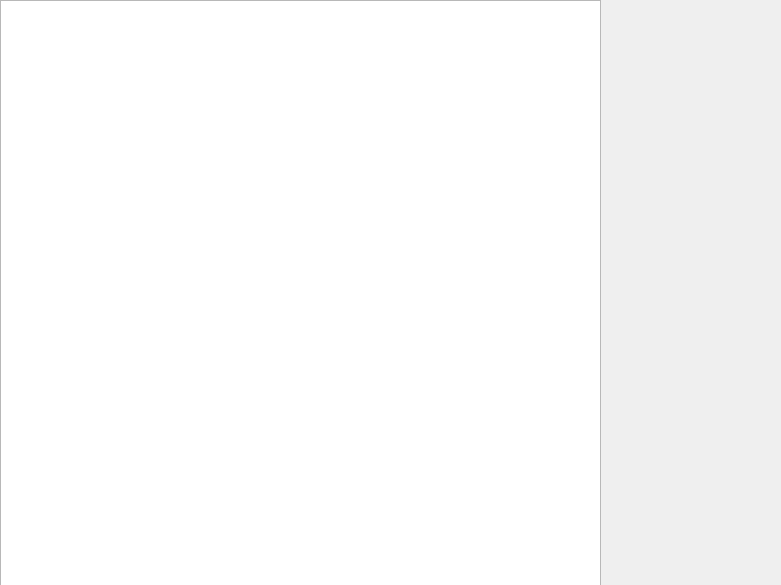
<?xml version="1.0" encoding="UTF-8"?>
<ui version="4.0">
 <class>Dialog</class>
 <widget class="QDialog" name="Dialog">
  <property name="geometry">
   <rect>
    <x>0</x>
    <y>0</y>
    <width>781</width>
    <height>585</height>
   </rect>
  </property>
  <property name="windowTitle">
   <string>Dialog</string>
  </property>
  <widget class="QListView" name="Lv">
   <property name="geometry">
    <rect>
     <x>0</x>
     <y>0</y>
     <width>601</width>
     <height>591</height>
    </rect>
   </property>
  </widget>
 </widget>
 <resources/>
 <connections/>
</ui>
